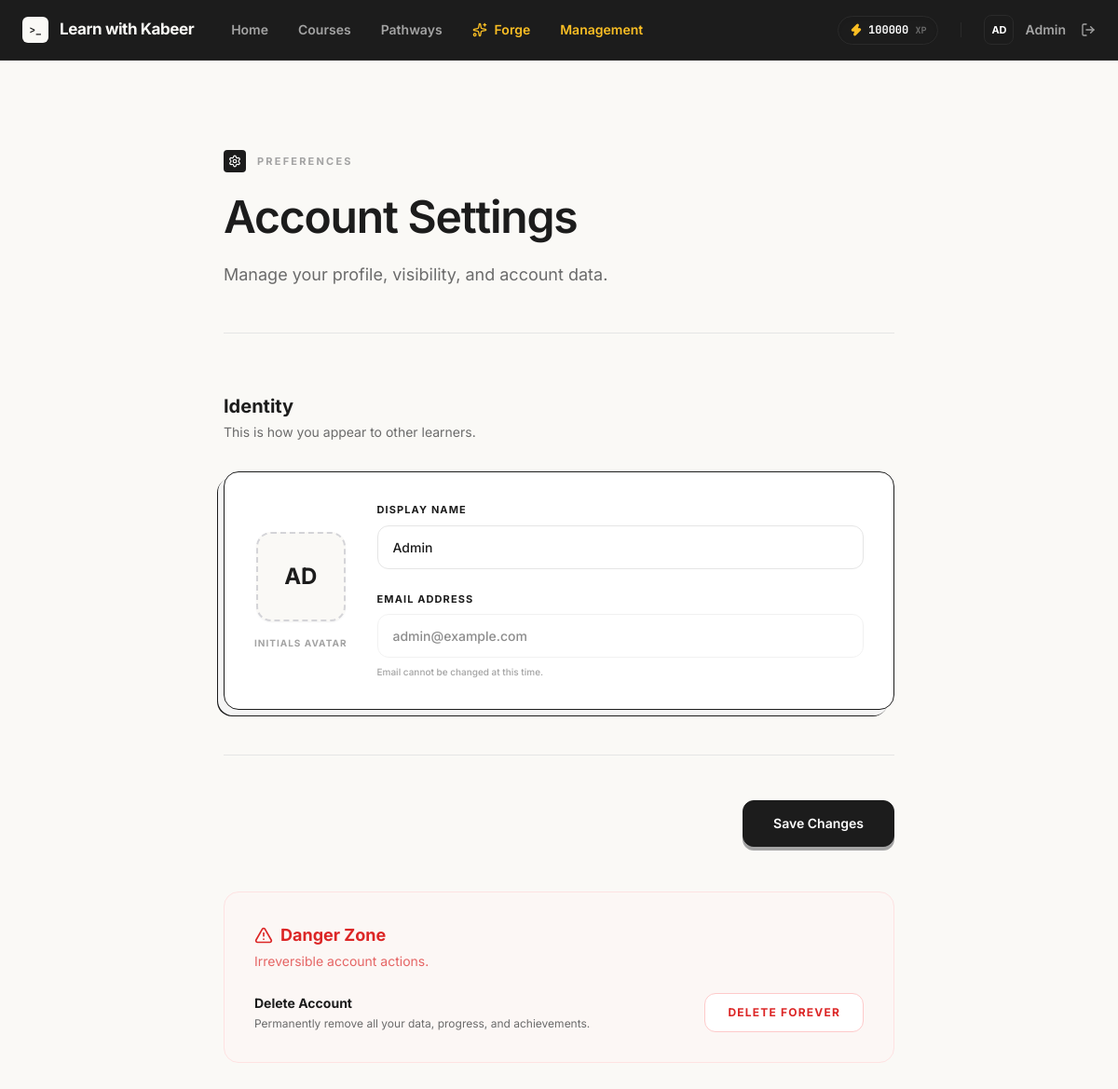
Page /settings (signed in) on the committed database.
### tables this page shows
CREATE TABLE users (
            id INTEGER PRIMARY KEY AUTOINCREMENT,
            name TEXT NOT NULL,
            email TEXT NOT NULL UNIQUE,
            password_hash TEXT NOT NULL,
            is_admin INTEGER NOT NULL DEFAULT 0,
            created_at TEXT NOT NULL DEFAULT CURRENT_TIMESTAMP,
            total_xp INTEGER NOT NULL DEFAULT 0
        , is_pro INTEGER NOT NULL DEFAULT 0);

### app.py (the view, shortened to what this page needs)
@app.route("/settings", methods=("GET", "POST"))
@login_required
def settings():
    user_stats = database.get_user_stats(g.user["id"])
    return render_template("auth/settings.html", user_stats=user_stats)

### app.py (called while the page is built)
def login_required(view):
    @wraps(view)
    def wrapped_view(**kwargs):
        if g.user is None:
            flash("Sign in to save your progress.", "info")
            return redirect(url_for("login", next=request.path))
        return view(**kwargs)
    return wrapped_view

@app.before_request
def load_logged_in_user():
    user_id = session.get("user_id")
    g.user = database.get_user_by_id(user_id) if user_id else None

@app.context_processor
def inject_template_helpers():
    return {
        "current_user": g.get("user"),
        "lesson_url": lesson_url,
    }

### database.py (called while the page is built)
def get_db():
    if "db" not in g:
        g.db = sqlite3.connect(current_app.config["DATABASE"])
        g.db.row_factory = sqlite3.Row
        g.db.execute("PRAGMA foreign_keys = ON")
    return g.db

def get_user_by_id(user_id):
    return get_db().execute("SELECT * FROM users WHERE id = ?", (user_id,)).fetchone()

def get_user_stats(user_id):
    user = get_user_by_id(user_id)
    if not user:
        return None
    return {
        "total_xp": user["total_xp"]
    }

### templates/auth/settings.html (shortened to what this page needs)
{% extends "base.html" %}
{% block content %}
<link rel="stylesheet" href="{{ url_for('static', filename='css/settings.css') }}">
<main class="flex-1 overflow-y-auto bg-[#FAF9F6] font-sans selection:bg-[#1C1C1C] selection:text-white pb-32">
    <div class="mx-auto max-w-3xl px-6 py-12 lg:py-24">
        <header class="mb-16 border-b border-[#E5E5E5] pb-12">
            <div class="flex items-center gap-3 mb-6">
                <span class="flex h-6 w-6 items-center justify-center rounded bg-[#1C1C1C] text-[10px] font-bold text-white tracking-tighter">
                    <i data-lucide="settings" class="w-3.5 h-3.5"></i>
                </span>
                <span class="text-[11px] font-bold uppercase tracking-[0.2em] text-[#A3A3A3]">Preferences</span>
            </div>
            <h1 class="text-4xl font-semibold tracking-tight text-[#1C1C1C] sm:text-5xl">
                Account Settings
            </h1>
            <p class="mt-6 text-lg text-[#6B6B6B]">
                Manage your profile, visibility, and account data.
            </p>
        </header>
        <form action="{{ url_for('settings') }}" method="POST" class="space-y-12">
            <section class="settings-section">
                <div class="mb-8">
                    <h2 class="text-xl font-bold text-[#1C1C1C]">Identity</h2>
                    <p class="text-sm text-[#6B6B6B] mt-1">This is how you appear to other learners.</p>
                </div>
                <div class="rounded-2xl border border-[#1C1C1C] bg-white p-8 shadow-[-6px_6px_0_0_#F5F5F5,-7px_7px_0_0_#1C1C1C]">
                    <div class="flex flex-col gap-8 md:flex-row md:items-center">
                        <div class="flex flex-col items-center gap-4">
                            <div class="avatar-preview shadow-sm">
                                {{ current_user.name[:2].upper() }}
                            </div>
                            <span class="text-[10px] font-bold uppercase tracking-widest text-[#A3A3A3]">Initials Avatar</span>
                        </div>
                        <div class="flex-1 space-y-6">
                            <div>
                                <label for="name" class="block text-[11px] font-bold uppercase tracking-widest text-[#1C1C1C] mb-2">Display Name</label>
                                <input type="text" name="name" id="name" value="{{ current_user.name }}" class="settings-input" required>
                            </div>
                            <div>
                                <label class="block text-[11px] font-bold uppercase tracking-widest text-[#1C1C1C] mb-2">Email Address</label>
                                <input type="email" value="{{ current_user.email }}" class="settings-input opacity-50 cursor-not-allowed" disabled>
                                <p class="mt-2 text-[10px] font-medium text-[#A3A3A3]">Email cannot be changed at this time.</p>
                            </div>
                        </div>
                    </div>
                </div>
            </section>
            <div class="flex justify-end border-t border-[#E5E5E5] pt-12">
                <button type="submit" class="flex items-center justify-center rounded-xl border border-[#1C1C1C] bg-[#1C1C1C] px-8 py-3.5 text-sm font-semibold text-white shadow-[0_4px_0_0_#A3A3A3] transition-all hover:translate-y-[2px] hover:shadow-[0_2px_0_0_#A3A3A3] active:translate-y-[4px] active:shadow-none focus:outline-none">
                    Save Changes
                </button>
            </div>
        </form>
        <section class="danger-zone settings-section mt-24">
            <div class="mb-6">
                <h2 class="text-lg font-bold text-red-600 flex items-center gap-2">
                    <i data-lucide="alert-triangle" class="w-5 h-5"></i>
                    Danger Zone
                </h2>
                <p class="text-sm text-red-600/70 mt-1">Irreversible account actions.</p>
            </div>
            <div class="flex flex-col gap-6 md:flex-row md:items-center md:justify-between">
                <div>
                    <h3 class="text-sm font-bold text-[#1C1C1C]">Delete Account</h3>
                    <p class="text-xs text-[#6B6B6B] mt-1">Permanently remove all your data, progress, and achievements.</p>
                </div>
                <form id="delete-account-form" action="{{ url_for('delete_account') }}" method="POST">
                    <button type="button" onclick="confirmDeletion()" class="rounded-xl border border-red-200 bg-white px-6 py-3 text-xs font-bold uppercase tracking-widest text-red-600 transition-all hover:bg-red-50 hover:border-red-300 active:scale-95">
                        Delete Forever
                    </button>
                </form>
            </div>
        </section>
    </div>
</main>
{% endblock %}

### templates/base.html (shortened to what this page needs)
<!DOCTYPE html>
<html lang="en">
<head>
    <script src="https://cdn.tailwindcss.com?plugins=typography"></script>
</head>
<body class="h-screen overflow-hidden bg-gray-50 text-gray-900 font-sans antialiased flex flex-col">
    <nav class="sticky top-0 z-50 flex-none border-b border-[#2A2A2A] bg-[#1C1C1C] px-6 transition-all duration-300">
        <div class="mx-auto flex h-16 max-w-6xl items-center justify-between">
            <div class="flex items-center gap-10">
                <a href="/" class="flex items-center gap-3 group" aria-label="Learn with Kabeer home">
                    <div class="flex h-7 w-7 items-center justify-center rounded-[6px] bg-[#FAF9F6] font-mono text-[11px] font-bold text-[#1C1C1C] transition-transform duration-200 group-hover:scale-105">
                        &gt;_
                    </div>
                    <span class="font-sans text-[17px] font-bold tracking-tight text-[#FAF9F6]">Learn with Kabeer</span>
                </a>
                <div class="hidden items-center gap-8 text-sm font-semibold text-[#A3A3A3] md:flex">
                    {% if current_user %}
                        <a href="{{ url_for('home') }}" class="transition-colors hover:text-[#FAF9F6] {% if request.endpoint == 'home' %}text-[#FAF9F6]{% endif %}">Home</a>
                        <a href="{{ url_for('courses') }}" class="transition-colors hover:text-[#FAF9F6] {% if request.endpoint == 'courses' %}text-[#FAF9F6]{% endif %}">Courses</a>
                        <a href="{{ url_for('career_paths') }}" class="transition-colors hover:text-[#FAF9F6] {% if request.endpoint == 'career_paths' %}text-[#FAF9F6]{% endif %}">Pathways</a>
                        <a href="{{ url_for('cod_interface') }}" class="flex items-center gap-2 text-amber-400 transition-colors hover:text-amber-300 {% if request.endpoint == 'cod_interface' %}text-amber-300{% endif %}">
                            <i data-lucide="sparkles" class="h-4 w-4"></i>
                            <span>Forge</span>
                        </a>
                        {% if current_user['is_admin'] %}
                            <a href="{{ url_for('admin_dashboard') }}" class="text-amber-400 transition-colors hover:text-amber-300 ">Management</a>
                        {% endif %}
                    {% endif %}
                </div>
            </div>
            <div class="flex items-center gap-6">
                <div class="flex items-center gap-6 text-sm font-semibold text-[#A3A3A3]">
                    {% if current_user %}
                        <div class="hidden items-center gap-4 md:flex">
                            <div class="xp-pill flex items-center gap-1.5 rounded-full border border-[#2A2A2A] bg-[#1C1C1C] px-3 py-1.5 shadow-inner transition-all duration-300">
                                <i data-lucide="zap" class="h-3.5 w-3.5 fill-amber-400 text-amber-400"></i>
                                <span class="font-mono text-xs font-bold text-white"><span class="xp-value">{{ current_user['total_xp'] }}</span> <span class="text-[10px] text-[#6B6B6B]">XP</span></span>
                            </div>
                        </div>
                        <div class="flex items-center gap-4">
                            <a href="{{ url_for('settings') }}" class="group flex items-center gap-3 transition-colors hover:text-white">
                                <div class="flex h-8 w-8 items-center justify-center rounded-lg border border-[#2A2A2A] bg-[#1C1C1C] text-[11px] font-bold text-white transition-all group-hover:border-white/20">
                                    {{ current_user['name'][:2].upper() }}
                                </div>
                                <span class="text-sm font-semibold">{{ current_user["name"].split(' ')[0] }}</span>
                            </a>
                            <form action="{{ url_for('logout') }}" method="post" class="inline">
                                <button type="submit" class="flex items-center gap-2 transition-colors hover:text-[#FAF9F6]" title="Sign Out">
                                    <i data-lucide="log-out" class="h-4 w-4"></i>
                                </button>
                            </form>
                        </div>
                    {% endif %}
                </div>
            </div>
        </div>
    </nav>
    {% block content %}{% endblock %}
</body>
</html>

### static/css/settings.css (style rules this page uses)
.settings-input { display: block; width: 100%; border-radius: 0.75rem; border: 1px solid #E5E5E5; background-color: white; padding: 0.75rem 1rem; font-size: 0.875rem; font-weight: 500; color: #1C1C1C; transition: all 0.2s ease; }
.avatar-preview { display: flex; height: 6rem; width: 6rem; align-items: center; justify-content: center; border-radius: 1rem; border: 2px dashed #D4D4D8; background-color: #FAF9F6; font-size: 1.5rem; font-weight: 700; color: #1C1C1C; transition: all 0.2s ease; }
.danger-zone { margin-top: 3rem; border-radius: 1rem; border: 1px solid #FEE2E2; background-color: rgba(254, 242, 242, 0.3); padding: 2rem; }

### templates/base.html (style rules this page uses)
html { scroll-behavior: smooth; font-feature-settings: "ss03", "cv11"; }

### rows in the picture
users: total_xp "100000", name "AD", name "Admin", email "admin@example.com"
